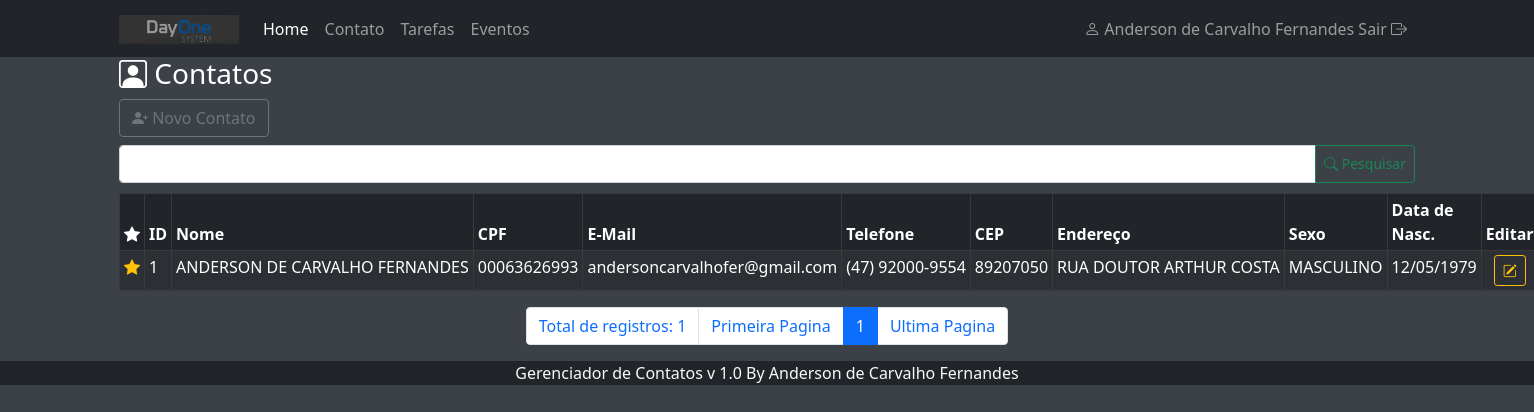
Page /index.php?menuop=contatos (signed in) on the committed database.
### tables this page shows
CREATE TABLE IF NOT EXISTS `tbcontatos` (
  `idContato` int NOT NULL AUTO_INCREMENT,
  `nomeContato` varchar(255) NOT NULL,
  `cpfContato` varchar(50) NOT NULL,
  `emailContato` varchar(100) NOT NULL,
  `telefoneContato` varchar(50) NOT NULL,
  `cepContato` varchar(50) DEFAULT NULL,
  `enderecoContato` varchar(200) NOT NULL,
  `sexoContato` char(1) NOT NULL,
  `dataNascContato` date NOT NULL,
  `flagFavoritoContato` tinyint(1) NOT NULL,
  `nomeFotoContato` varchar(255) DEFAULT NULL,
  PRIMARY KEY (`idContato`)
);

### paginas/contatos/contatos.php (the view, shortened to what this page needs)
<?php
$txt_pesquisa = (isset($_POST['txt_pesquisa']))?$_POST['txt_pesquisa']:"";
?>
<header>
    <h3><i class="bi bi-person-square"></i> Contatos</h3>
</header>
<div>
    <a class="btn btn-outline-secondary mb-2" href="?menuop=cad-contato"><i class="bi bi-person-plus-fill"></i> Novo Contato</a>
</div>
<div>
    <form action="index.php?menuop=contatos" method="post">
        <div class="input-group">
            <input class="form-control" type="text" name="txt_pesquisa" value="<?=$txt_pesquisa?>">
            <button class="btn btn-outline-success btn-sm" type="submit"><i class="bi bi-search"></i> Pesquisar</button>
        </div>
    </form>
</div>
<div class="tabela">
<table class="table table-dark table-striped table-bordered table-sm">
    <thead>
        <tr>
            <th>
                <i class="bi bi-star-fill"></i>
            </th>
            <th>ID</th>
            <th>Nome</th>
            <th>CPF</th>
            <th>E-Mail</th>
            <th>Telefone</th>
            <th>CEP</th>
            <th>Endereço</th>
            <th>Sexo</th>
            <th>Data de Nasc.</th>
            <th>Editar</th>
        </tr>
    </thead>
    <tbody>
        <?php
            $quantidade = 10;
            $pagina = ( isset($_GET['pagina']) ) ?(int)$_GET['pagina']:1;
            $inicio = ($quantidade * $pagina) - $quantidade;
            $sql = "SELECT
            idContato,
            upper(nomeContato) AS nomeContato,
            upper(cpfContato) AS cpfContato,
            lower(emailContato) AS emailContato,
            telefoneContato,
            upper(cepContato) AS cepContato,
            upper(enderecoContato) AS enderecoContato,
            CASE
                WHEN sexoContato='F' THEN 'FEMININO'
                WHEN sexoContato='M' THEN 'MASCULINO'
            ELSE
                'NÃO ESPECIFICADO'
            END AS sexoContato,
            DATE_FORMAT(dataNascContato, '%d/%m/%Y') AS dataNascContato,
            flagFavoritoContato
            FROM tbcontatos
            WHERE
            idContato = '{$txt_pesquisa}' or
            nomeContato LIKE '%{$txt_pesquisa}%'
            or
            telefoneContato LIKE '%{$txt_pesquisa}%'
            ORDER BY flagFavoritoContato DESC, nomeContato ASC
            LIMIT $inicio, $quantidade
            ";
            $rs = mysqli_query($conexao,$sql)
            or die("Erro ao executar a consulta! Erro:" . mysqli_error($conexao));
            while($dados = mysqli_fetch_assoc($rs)){
        ?>
        <tr>
            <td>
                <?php
                if($dados["flagFavoritoContato"]==1){
                    echo "<a href=\"#\" class=\"flagFavoritoContato link-warning\" title=\"Favorito\" id=\"{$dados["idContato"]}\">
                    <i class=\"bi bi-star-fill\"></i>
                    </a>";
                }else{
                    echo "<a href=\"#\" class=\"flagFavoritoContato link-warning\" title=\"Não Favorito\" id=\"{$dados["idContato"]}\">
                    <i class=\"bi bi-star\"></i>
                    </a>";
                }
                ?>
            </td>
            <td><?=$dados['idContato']?></td>
            <td class="text-nowrap"><?=$dados['nomeContato']?></td>
            <td class="text-nowrap"><?=$dados['cpfContato']?></td>
            <td class="text-nowrap"><?=$dados['emailContato']?></td>
            <td class="text-nowrap"><?=$dados['telefoneContato']?></td>
            <td class="text-nowrap"><?=$dados['cepContato']?></td>
            <td class="text-nowrap"><?=$dados['enderecoContato']?></td>
            <td><?=$dados['sexoContato']?></td>
            <td><?=$dados['dataNascContato']?></td>
            <td class="text-center">
                <a class="btn btn-outline-warning btn-sm" href="index.php?menuop=editar-contato&idContato=<?=$dados['idContato']?>"><i class="bi bi-pencil-square"></i></a>
            </td>
        </tr>
        <?php
        }
        ?>
    </tbody>
</table>
</div>
<ul class="pagination justify-content-center">
<?php
        $sqlTotal = "SELECT idContato FROM tbcontatos";
        $qrTotal = mysqli_query($conexao,$sqlTotal) or die(mysqli_error($conexao));
        $numTotal = mysqli_num_rows($qrTotal);
        $totalPagina = ceil($numTotal / $quantidade);
        echo "<li class='page-item'><span class='page-link'>Total de registros: " . $numTotal . " </span></li> ";
        echo '<li class="page-item"><a class="page-link" href="?menuop=contatos&pagina=1">Primeira Pagina</a></li>';
            ?>
            <?php
        for($i=1;$i<=$totalPagina;$i++){
           if($i>=($pagina-5) && $i <= ($pagina+5)){
            if($i==$pagina){
                echo "<li class='page-item active'><span class='page-link'>$i</span></li>";
            }else{
                echo "<li class='page-item'><a class='page-link' href=\"?menuop=contatos&pagina={$i}\"> {$i} </a></li>";
            }
           }
        }
            ?>
            <?php
        echo "<li class='page-item'> <a class='page-link' href=\"?menuop=contatos&pagina=$totalPagina\">Ultima Pagina</a></li>";
?>
</ul>

### css/estilo-padrao.css (style rules this page uses)
body { background-color: #3b4147; color: white; }
.tabela { margin-top:10px ; }

### rows in the picture
tbcontatos: idContato "1", nomeContato "ANDERSON DE CARVALHO FERNANDES", cpfContato "00063626993", emailContato "andersoncarvalhofer@gmail.com", telefoneContato "(47) 92000-9554", cepContato "89207050", enderecoContato "RUA DOUTOR ARTHUR COSTA", sexoContato "MASCULINO", dataNascContato "12/05/1979"

### other values in the picture
$nomeUser "Anderson de Carvalho Fernandes"
$numTotal "1"
